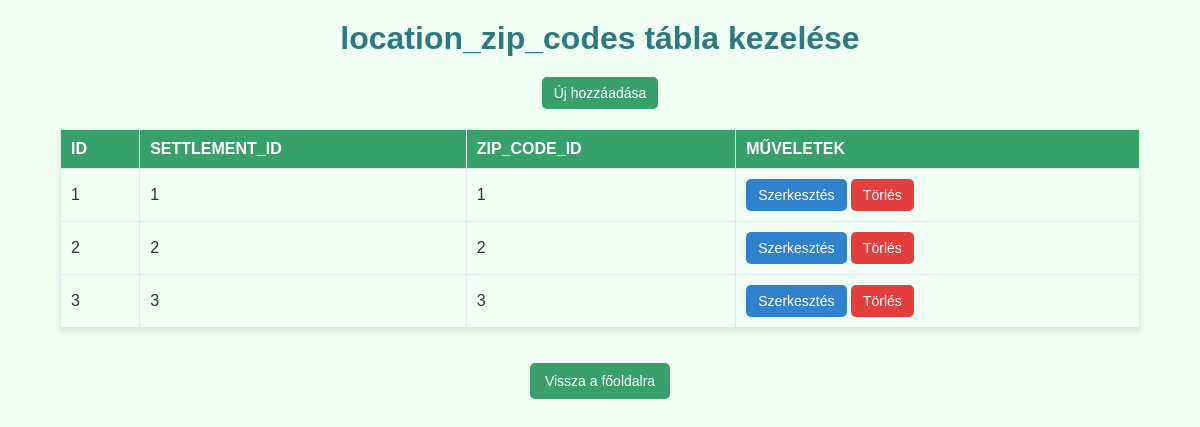
/admin/table.php?table=location_zip_codes, run on the app's committed database.
### tables this page shows
CREATE TABLE location_zip_codes (
    id INT AUTO_INCREMENT PRIMARY KEY,
    settlement_id INT NOT NULL,
    zip_code_id INT NOT NULL,
    FOREIGN KEY (settlement_id) REFERENCES settlements(id),
    FOREIGN KEY (zip_code_id) REFERENCES zip_codes(id)
);

### admin/table.php (the view, shortened to what this page needs)
<?php
require '../db.php';
$table = $_GET['table'] ?? null;
try {
    $stmt = $pdo->query("SELECT * FROM $table");
    $data = $stmt->fetchAll(PDO::FETCH_ASSOC);
    $columns = array_keys($data[0] ?? []);
} catch (PDOException $e) {
    die("Hiba: " . $e->getMessage());
}
?>
<!DOCTYPE html>
<html>
<head>
    <link rel="stylesheet" href="styles.css">
</head>
<body>
    <h1><?= htmlspecialchars($table) ?> tábla kezelése</h1>
    <a href="create.php?table=<?= htmlspecialchars($table) ?>">Új hozzáadása</a>
    <table>
        <thead>
            <tr>
                <?php foreach ($columns as $column): ?>
                <th><?= htmlspecialchars($column) ?></th>
                <?php endforeach; ?>
                <th>Műveletek</th>
            </tr>
        </thead>
        <tbody>
            <?php foreach ($data as $row): ?>
            <tr>
                <?php foreach ($row as $value): ?>
                <td><?= htmlspecialchars($value) ?></td>
                <?php endforeach; ?>
                <td>
                    <a href="edit.php?table=<?= htmlspecialchars($table) ?>&id=<?= $row['id'] ?>">Szerkesztés</a>
                    <a href="delete.php?table=<?= htmlspecialchars($table) ?>&id=<?= $row['id'] ?>" onclick="return confirm('Biztos törölni szeretnéd?')">Törlés</a>
                </td>
            </tr>
            <?php endforeach; ?>
        </tbody>
    </table>
    <div class="nav-buttons">
    <a href="index.php" class="btn-home">Vissza a főoldalra</a>
</div>
</body>
</html>

### admin/styles.css (style rules this page uses)
body { font-family: 'Arial', sans-serif; background-color: #f0fdf4; margin: 0; padding: 0; color: #333; display: flex; flex-direction: column; align-items: center; min-height: 100vh; }
h1 { color: #2c7a7b; text-align: center; margin: 20px 0; }
table { width: 90%; max-width: 1200px; margin: 20px; border-collapse: collapse; box-shadow: 0 4px 6px rgba(0, 0, 0, 0.1); }
table th, table td { border: 1px solid #e2e8f0; padding: 10px; text-align: left; }
table th { background-color: #38a169; color: white; text-transform: uppercase; }
table tr:nth-child(even) { background-color: #f0fdf4; }
a { padding: 8px 12px; border: none; border-radius: 5px; font-size: 14px; display: inline-flex; justify-content: center; align-items: center; text-align: center; }
a[href*="create"] { background-color: #38a169; color: white; text-decoration: none; }
a[href*="edit"] { background-color: #3182ce; color: white; text-decoration: none; }
a[href*="delete"] { background-color: #e53e3e; color: white; text-decoration: none; }
.nav-buttons { display: flex; justify-content: flex-start; gap: 15px; margin: 15px; }
.nav-buttons .btn-back, .nav-buttons .btn-home { padding: 10px 15px; border: none; border-radius: 5px; font-size: 14px; cursor: pointer; text-decoration: none; color: white; display: inline-flex; justify-content: center; align-items: center; }
.nav-buttons .btn-home { background-color: #38a169; }

### data on the page
location_zip_codes: value "1"
location_zip_codes: value "2"
location_zip_codes: value "3"

### other printed values
$table "location_zip_codes"
$column "ID"
$column "SETTLEMENT_ID"
$column "ZIP_CODE_ID"
